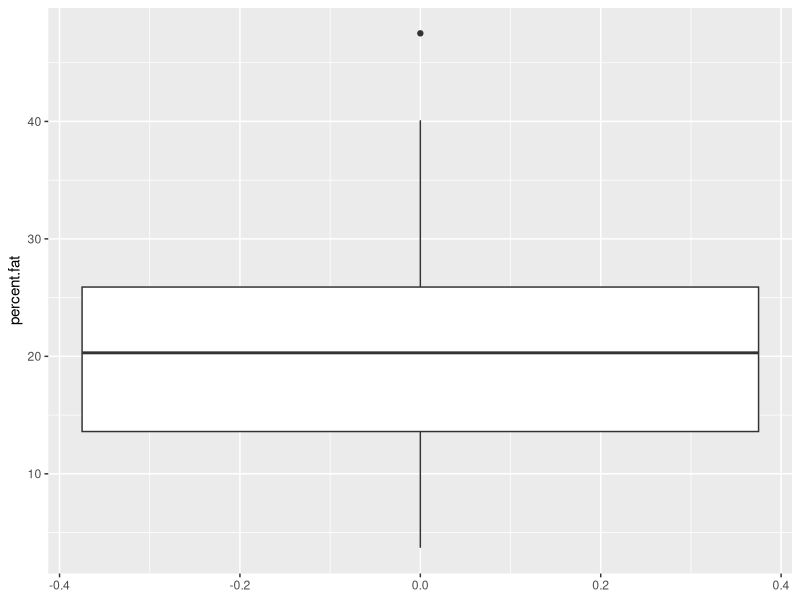
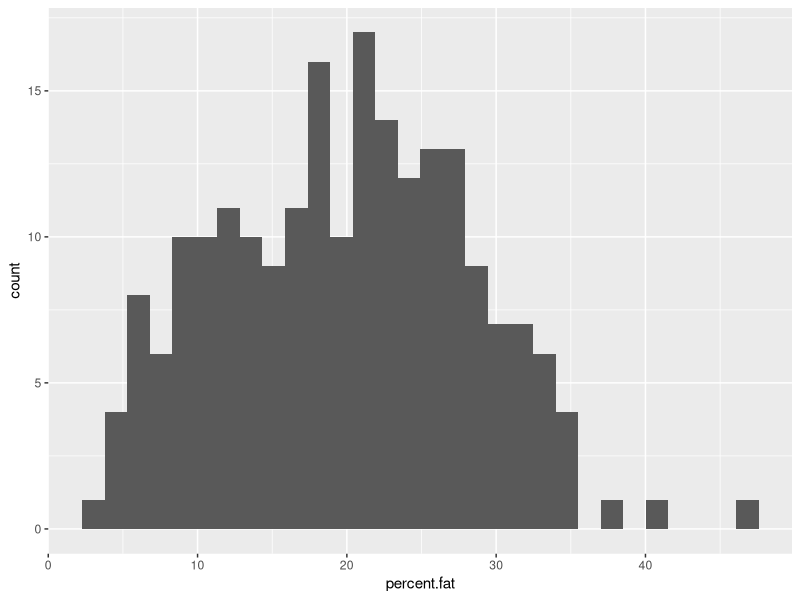
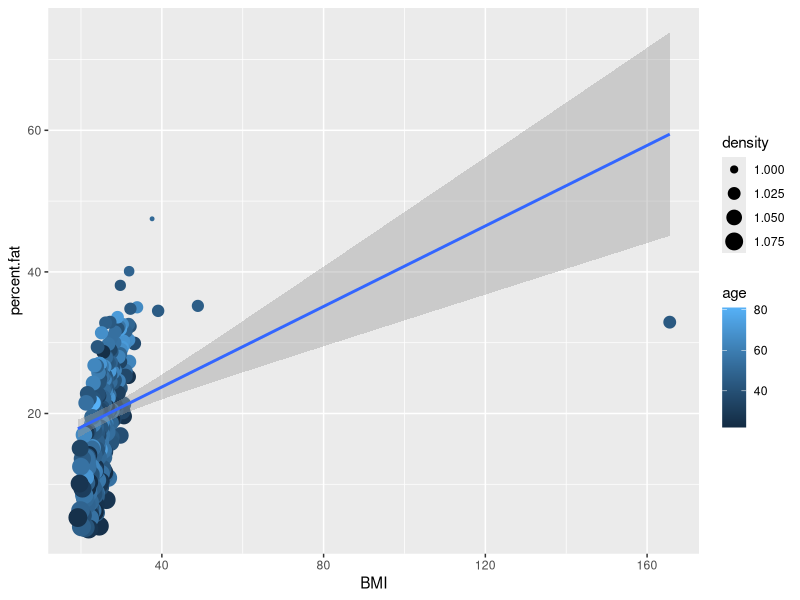

Source code (R) for these figures, in order: (Note: this script raises an error after producing the figures.)
## ---- chunk 1
knitr::opts_chunk$set(echo = TRUE)
## ---- chunk 2

# Library command load the package, Tidyverse in this case. 
library(tidyverse)
# We also load reshape2, which we will use later on in this course.
library(reshape2)

# We import and store the dataset in a common and useful R object, the dataframe.
bd_fat_df <- read_csv("bodyfat.csv", # This is the name of the file we want to import
                        col_names = TRUE) # col_names, in this case, tell the function that every column has a header and we want to keep it as column name in the dataframe. 

# N.B. the data frame probably has data collected in U.S. and hight and weight units are in pound and inches.

## ---- chunk 3

# To show the row and column number of the data frame:
dim(bd_fat_df) # If you are expecting 2000 observation or 30 variables, then you might have spotted a mistake.
# Head is used to visualize the first 10 (in this case) lines of the dataframe
head(bd_fat_df, 10) # the second argument, usually, tells the number of row to visualize.
# Summary prints a short stats report of the data frame, one per column
summary(bd_fat_df)

## ---- chunk 4

# To have only the row that have mathing condition we can use the fitler() function, which is a function of the Tidyverse/dplyr package.

bd_fat_df40 <- bd_fat_df %>% 
               filter(age > 40 ) # filter ask to return only the rows which have a value over 40 in the column age. We store it in another variable, a new fataframe, called "bd_fat_df40"

# N.B.: In R you can use number and some special caracters in the variable name, but not at the beginning of the variable name
## ---- chunk 5

# We can also subset according to more than 1 criteria. In this case we ask to return a dataframe of people older than 40 and taller than 70. To use more than one filter we use Boolean operator AND or OR. (More info here: https://www.datamentor.io/r-programming/operator/)

# AND
bd_fat_df_age_AND_heigth <- bd_fat_df %>% 
                       filter(age > 40 & height > 70.00)
# OR
bd_fat_df_age_OR_heigth <- bd_fat_df %>% 
                       filter(age > 40 | height > 70.00)
## ---- chunk 6

bd_fat_df_BMI <- bd_fat_df_age_OR_heigth %>% 
                 mutate(BMI = (weight/height^2) * 703 ) %>% # muate here is used to calculate the BMI and add it as a new column to the data frame 
                 select(age, height, weight, BMI, density, percent.fat, everything()) %>%   # re-order the data.frame columns as we want. everything() is used to call all the columns which haven't been called before
                 arrange(desc(BMI)) # this command will sort the data frame columns accordin to the descending BMI order. arrange is reframing the dataframe and desc() is asking to sort them in an descending order.

## ---- chunk 7

plot_hist <- ggplot(bd_fat_df_BMI, 
                    mapping = aes( x = percent.fat)) + # ggplot function is creating the empty graphic for the dataframe and its variable.
             geom_histogram() # geom_histogram is adding one graphic layer with the plot

plot_box <- ggplot(bd_fat_df_BMI, mapping = aes( y = percent.fat)) + # ggplot function is creating the empty graphic 
          geom_boxplot() 
# the boxplot shows the quantiles and the median of the data. The qualtiles are dividing the data in top 25% and bottom 25%, the square has 50% of the entire dataset
# with dots ahowinf the outliers. (The x axis in this case is not meaningfull) 

plot_scatter <-ggplot(bd_fat_df_BMI, aes(BMI, percent.fat))+
                      geom_point(aes(color=age, size=density)) +
                      geom_smooth(method= "lm") 

# To calculate the coefficient and intercept you could use this formula
lm(data = bd_fat_df_BMI, BMI ~ percent.fat)
# To calculate Pearson correlation of the variable percentage of fat to all the other
cor(bd_fat_df_BMI, body_fat_df_over_age_height$percent.fat)

## ---- chunk 8

body_fat_melt <- bd_fat_df_BMI %>% 
                 melt(id.vars=c('density', 'percent.fat','age','weight','height')) # melt is using the columns you are listing to create a uniq ID which is the column name/ID, then it stacks the set of columns in a single column (more info: https://i1.wp.com/www.studytrails.com/wp-content/uploads/2016/09/reshape.png).

## ---- chunk 9

plot_scatter <- ggplot(body_fat_melt, aes(value, percent.fat))+
                      geom_point(aes(color=age, size=density)) +
                      geom_smooth(method= "lm") +
                      facet_wrap(~variable, scales = 'free_x')
